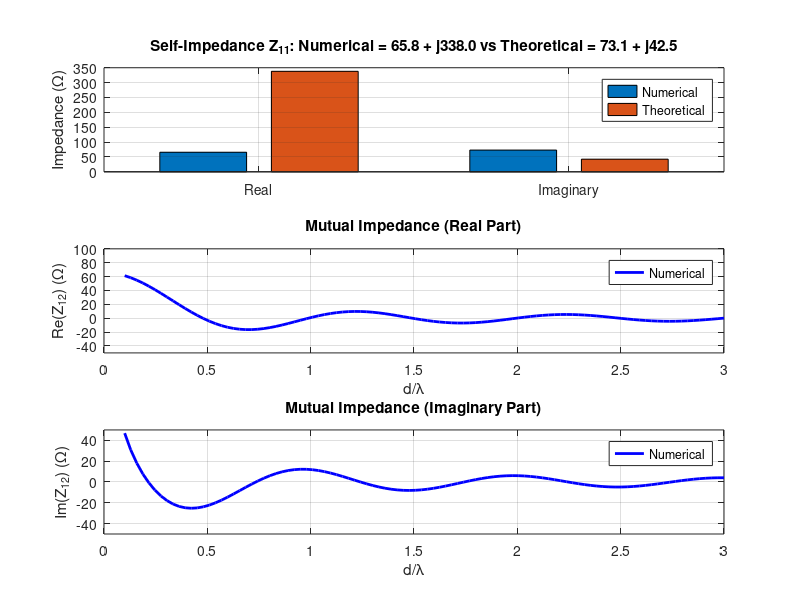
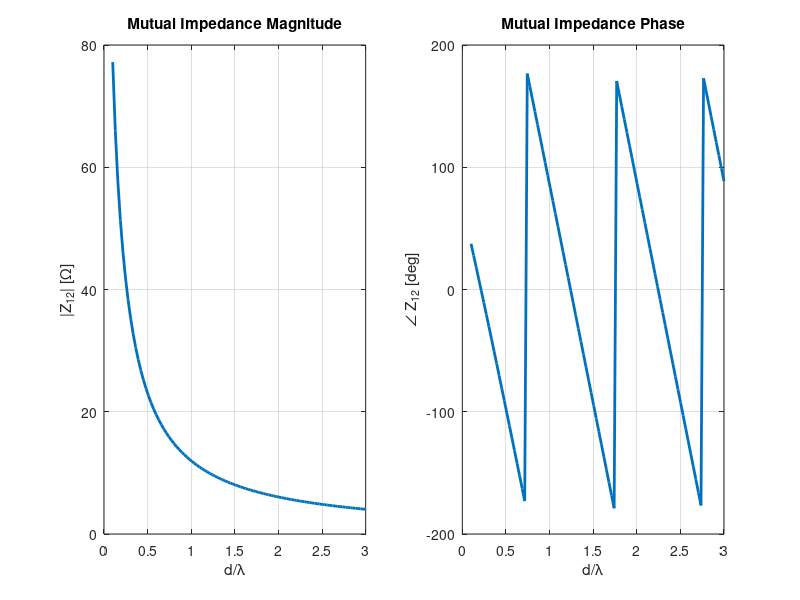

Source code (MATLAB) for these figures, in order:
clc; clear; close all;

%% ===== Parameters =====
lambda = 1;                % Wavelength [m]
f = 3e8/lambda;            % Frequency [Hz]
k = 2*pi/lambda;           % Wavenumber
L = lambda/2;              % Dipole length
a = 0.001*lambda;          % Wire radius
eta0 = 120*pi;             % Free space impedance

%% ===== Current Distribution =====
N = 200;                   % Number of segments
z = linspace(-L/2, L/2, N)';
dz = z(2) - z(1);

% Improved current distribution (sinusoidal + end correction)
I = sin(k*(L/2 - abs(z))) + 0.1*(cos(k*z) - cos(k*L/2)); 

%% ===== Self Impedance Numerical Calculation =====
R = abs(z - z');       % Distance matrix
R(R < a) = a;          % Avoid singularity
G = exp(-1j*k*R) ./ (4*pi*R);
integrand = I * I' .* G;
Z11_num = 1j * eta0 * k / (2*pi) * sum(integrand(:)) * dz^2 / sum(I.^2 * dz);

% Theoretical value for comparison
Z11_theory = 73.1 + 42.5i;

%% ===== Mutual Impedance Calculation =====
d_lambda = linspace(0.1, 3, 100);  % Normalized distances
d = d_lambda * lambda;

% Preallocate
Z12_num = zeros(size(d));
Z12_analytic = zeros(size(d));

for n = 1:length(d)
    R = sqrt(d(n)^2 + (z - z').^2);  % Distance matrix
    R(R < a) = a;                    % Handle singularities
    
    % Green's function kernel
    G = exp(-1j*k*R)./(4*pi*R);
    
    % Numerical mutual impedance
    integrand = I * I' .* G;
    Z12_num(n) = 1j*eta0*k/(2*pi) * sum(integrand(:)) * dz^2 / sum(I.^2*dz);
end

% Carter's analytical formula
beta = k;
for n = 1:length(d)
    u0 = beta*d(n);
    u1 = beta*(sqrt(d(n)^2 + L^2) + L);
    u2 = beta*(sqrt(d(n)^2 + L^2) - L);
    
    % Cosine and Sine integrals (approximate)
    Ci = @(x) -real(expint(1i*x)) - log(x) + 0.5772;
    Si = @(x) pi/2 - imag(expint(1i*x));
    
    Z12_analytic(n) = (30i/sind(beta*L/2)^2)*(2*Ci(u0)-Ci(u1)-Ci(u2)) ...
                     - 30*(2*Si(u0)-Si(u1)-Si(u2));
end

%% ===== Results Plotting =====
figure('Position', [100, 100, 900, 700]);

% Self-impedance comparison
subplot(3,1,1);
bar([real(Z11_num), imag(Z11_num); real(Z11_theory), imag(Z11_theory)], 'grouped');
legend('Numerical', 'Theoretical');
set(gca, 'XTickLabel', {'Real', 'Imaginary'});
ylabel('Impedance (\Omega)');
title(['Self-Impedance Z_{11}: Numerical = ', num2str(real(Z11_num), '%.1f'), ...
       ' + j', num2str(imag(Z11_num), '%.1f'), ' vs Theoretical = 73.1 + j42.5']);
grid on;

% Mutual impedance (real part)
subplot(3,1,2);
plot(d_lambda, real(Z12_num), 'b', 'LineWidth', 2); hold on;

xlabel('d/\lambda'); ylabel('Re(Z_{12}) (\Omega)');
title('Mutual Impedance (Real Part)');
legend('Numerical', 'Analytical (Carter)');
grid on;
ylim([-50 100]);

% Mutual impedance (imaginary part)
subplot(3,1,3);
plot(d_lambda, imag(Z12_num), 'b', 'LineWidth', 2); hold on;

xlabel('d/\lambda'); ylabel('Im(Z_{12}) (\Omega)');
title('Mutual Impedance (Imaginary Part)');
legend('Numerical', 'Analytical (Carter)');
grid on;
ylim([-50 50]);

%% ===== Impedance Magnitude/Phase =====
figure('Position', [200, 200, 800, 300]);

subplot(1,2,1);
plot(d_lambda, abs(Z12_num), 'LineWidth', 2);
xlabel('d/\lambda'); ylabel('|Z_{12}| [\Omega]');
title('Mutual Impedance Magnitude');
grid on;

subplot(1,2,2);
plot(d_lambda, angle(Z12_num)*180/pi, 'LineWidth', 2);
xlabel('d/\lambda'); ylabel('\angle Z_{12} [deg]');
title('Mutual Impedance Phase');
grid on;

%% ===== Display Results =====
fprintf('Numerical Z11 = %.2f + j%.2f Ω\n', real(Z11_num), imag(Z11_num));
fprintf('Theoretical Z11 = 73.10 + j42.50 Ω\n');
fprintf('Relative error: Re: %.1f%%, Im: %.1f%%\n', ...
        100*abs(real(Z11_num)-73.1)/73.1, ...
        100*abs(imag(Z11_num)-42.5)/42.5);
